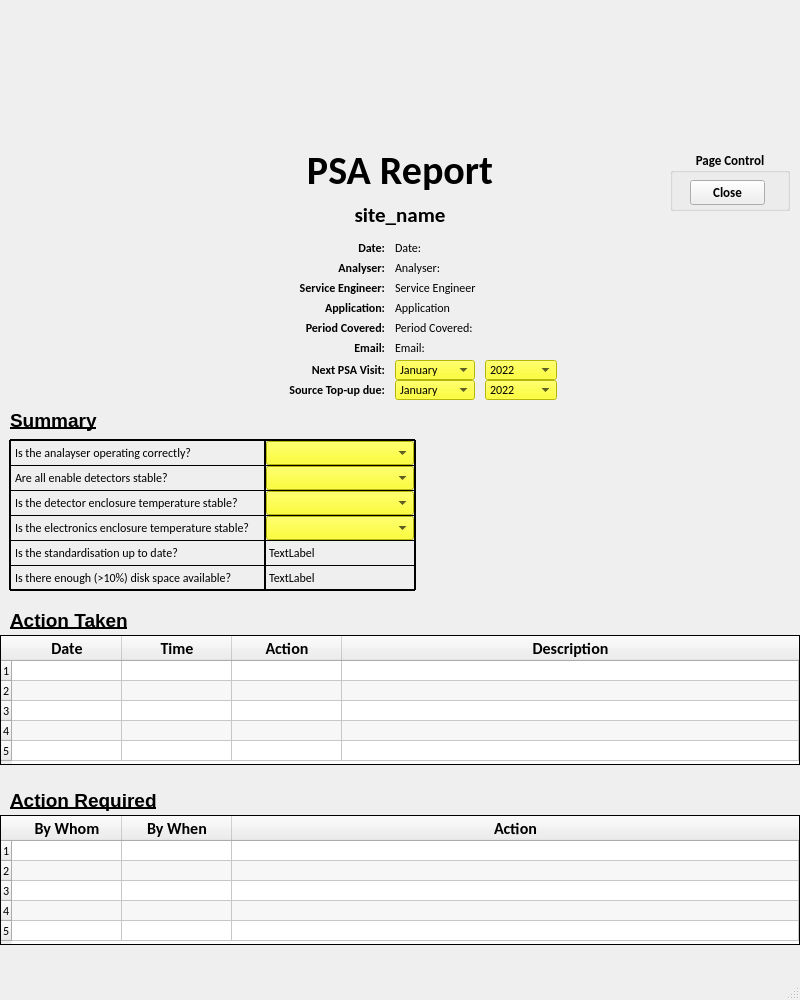
<?xml version="1.0" encoding="UTF-8"?>
<ui version="4.0">
 <author>Linton Ritchie - Scantech (C) 2022</author>
 <class>PSAPage1</class>
 <widget class="QMainWindow" name="PSAPage1">
  <property name="geometry">
   <rect>
    <x>0</x>
    <y>0</y>
    <width>800</width>
    <height>1000</height>
   </rect>
  </property>
  <property name="sizePolicy">
   <sizepolicy hsizetype="Fixed" vsizetype="Preferred">
    <horstretch>0</horstretch>
    <verstretch>0</verstretch>
   </sizepolicy>
  </property>
  <property name="windowTitle">
   <string>PSA Report Page 1</string>
  </property>
  <property name="statusTip">
   <string/>
  </property>
  <widget class="QWidget" name="centralwidget">
   <widget class="QLabel" name="label">
    <property name="geometry">
     <rect>
      <x>0</x>
      <y>0</y>
      <width>800</width>
      <height>150</height>
     </rect>
    </property>
    <property name="text">
     <string/>
    </property>
    <property name="pixmap">
     <pixmap resource="PSAReportResources.qrc">:/Resources/ScantechReportHeader.png</pixmap>
    </property>
    <property name="scaledContents">
     <bool>true</bool>
    </property>
   </widget>
   <widget class="QLabel" name="psa_report_title">
    <property name="geometry">
     <rect>
      <x>0</x>
      <y>150</y>
      <width>800</width>
      <height>40</height>
     </rect>
    </property>
    <property name="font">
     <font>
      <family>Calibri</family>
      <pointsize>30</pointsize>
      <weight>75</weight>
      <bold>true</bold>
     </font>
    </property>
    <property name="text">
     <string>PSA Report</string>
    </property>
    <property name="alignment">
     <set>Qt::AlignCenter</set>
    </property>
   </widget>
   <widget class="QLabel" name="site_name">
    <property name="geometry">
     <rect>
      <x>0</x>
      <y>200</y>
      <width>800</width>
      <height>30</height>
     </rect>
    </property>
    <property name="font">
     <font>
      <family>Calibri</family>
      <pointsize>16</pointsize>
      <weight>75</weight>
      <bold>true</bold>
     </font>
    </property>
    <property name="text">
     <string extracomment="This is the name of the site for the report. This is replaced when the UI is called">site_name</string>
    </property>
    <property name="alignment">
     <set>Qt::AlignCenter</set>
    </property>
   </widget>
   <widget class="QLabel" name="period">
    <property name="geometry">
     <rect>
      <x>235</x>
      <y>320</y>
      <width>150</width>
      <height>15</height>
     </rect>
    </property>
    <property name="font">
     <font>
      <family>Calibri</family>
      <weight>75</weight>
      <bold>true</bold>
     </font>
    </property>
    <property name="text">
     <string extracomment="Period (Month) of the data displayed in the report. Not neccesarily the month prior to the date">Period Covered:</string>
    </property>
    <property name="alignment">
     <set>Qt::AlignRight|Qt::AlignTrailing|Qt::AlignVCenter</set>
    </property>
   </widget>
   <widget class="QLabel" name="email">
    <property name="geometry">
     <rect>
      <x>235</x>
      <y>340</y>
      <width>150</width>
      <height>15</height>
     </rect>
    </property>
    <property name="font">
     <font>
      <family>Calibri</family>
      <weight>75</weight>
      <bold>true</bold>
     </font>
    </property>
    <property name="text">
     <string extracomment="Email address relating to this analyser which the customer can use to get support.">Email:</string>
    </property>
    <property name="alignment">
     <set>Qt::AlignRight|Qt::AlignTrailing|Qt::AlignVCenter</set>
    </property>
   </widget>
   <widget class="QLabel" name="next_psa_visit">
    <property name="geometry">
     <rect>
      <x>235</x>
      <y>362</y>
      <width>150</width>
      <height>15</height>
     </rect>
    </property>
    <property name="font">
     <font>
      <family>Calibri</family>
      <weight>75</weight>
      <bold>true</bold>
     </font>
    </property>
    <property name="text">
     <string extracomment="Projected date of Next PSA Visit to Site">Next PSA Visit:</string>
    </property>
    <property name="alignment">
     <set>Qt::AlignRight|Qt::AlignTrailing|Qt::AlignVCenter</set>
    </property>
   </widget>
   <widget class="QLabel" name="src_topup_due">
    <property name="geometry">
     <rect>
      <x>235</x>
      <y>382</y>
      <width>150</width>
      <height>15</height>
     </rect>
    </property>
    <property name="font">
     <font>
      <family>Calibri</family>
      <weight>75</weight>
      <bold>true</bold>
     </font>
    </property>
    <property name="text">
     <string extracomment="Date when next Source Top-up is due.">Source Top-up due:</string>
    </property>
    <property name="alignment">
     <set>Qt::AlignRight|Qt::AlignTrailing|Qt::AlignVCenter</set>
    </property>
   </widget>
   <widget class="QLabel" name="period_data">
    <property name="geometry">
     <rect>
      <x>395</x>
      <y>320</y>
      <width>150</width>
      <height>15</height>
     </rect>
    </property>
    <property name="font">
     <font>
      <family>Calibri</family>
      <weight>50</weight>
      <bold>false</bold>
     </font>
    </property>
    <property name="text">
     <string extracomment="Period (Month) of the data displayed in the report. Not neccesarily the month prior to the date">Period Covered:</string>
    </property>
    <property name="alignment">
     <set>Qt::AlignLeading|Qt::AlignLeft|Qt::AlignVCenter</set>
    </property>
   </widget>
   <widget class="QLabel" name="rep_serv_eng_data">
    <property name="geometry">
     <rect>
      <x>395</x>
      <y>280</y>
      <width>150</width>
      <height>15</height>
     </rect>
    </property>
    <property name="font">
     <font>
      <family>Calibri</family>
      <weight>50</weight>
      <bold>false</bold>
     </font>
    </property>
    <property name="text">
     <string extracomment="Service engineer responsible for the analyser">Service Engineer</string>
    </property>
    <property name="alignment">
     <set>Qt::AlignLeading|Qt::AlignLeft|Qt::AlignVCenter</set>
    </property>
   </widget>
   <widget class="QLabel" name="email_data">
    <property name="geometry">
     <rect>
      <x>395</x>
      <y>340</y>
      <width>400</width>
      <height>15</height>
     </rect>
    </property>
    <property name="font">
     <font>
      <family>Calibri</family>
      <weight>50</weight>
      <bold>false</bold>
     </font>
    </property>
    <property name="text">
     <string extracomment="Email address relating to this analyser which the customer can use to get support.">Email:</string>
    </property>
    <property name="alignment">
     <set>Qt::AlignLeading|Qt::AlignLeft|Qt::AlignVCenter</set>
    </property>
   </widget>
   <widget class="QLabel" name="rep_analyser_data">
    <property name="geometry">
     <rect>
      <x>395</x>
      <y>260</y>
      <width>150</width>
      <height>15</height>
     </rect>
    </property>
    <property name="font">
     <font>
      <family>Calibri</family>
      <weight>50</weight>
      <bold>false</bold>
     </font>
    </property>
    <property name="text">
     <string extracomment="Analyser relating to the report.">Analyser:</string>
    </property>
    <property name="alignment">
     <set>Qt::AlignLeading|Qt::AlignLeft|Qt::AlignVCenter</set>
    </property>
   </widget>
   <widget class="QLabel" name="rep_app_data">
    <property name="geometry">
     <rect>
      <x>395</x>
      <y>300</y>
      <width>150</width>
      <height>15</height>
     </rect>
    </property>
    <property name="font">
     <font>
      <family>Calibri</family>
      <weight>50</weight>
      <bold>false</bold>
     </font>
    </property>
    <property name="text">
     <string extracomment="Which application is the analyser deployed in">Application</string>
    </property>
    <property name="alignment">
     <set>Qt::AlignLeading|Qt::AlignLeft|Qt::AlignVCenter</set>
    </property>
   </widget>
   <widget class="QLabel" name="rep_date_data">
    <property name="geometry">
     <rect>
      <x>395</x>
      <y>240</y>
      <width>150</width>
      <height>15</height>
     </rect>
    </property>
    <property name="font">
     <font>
      <family>Calibri</family>
      <weight>50</weight>
      <bold>false</bold>
     </font>
    </property>
    <property name="layoutDirection">
     <enum>Qt::LeftToRight</enum>
    </property>
    <property name="autoFillBackground">
     <bool>false</bool>
    </property>
    <property name="text">
     <string extracomment="Date when the report is generated">Date:</string>
    </property>
    <property name="alignment">
     <set>Qt::AlignLeading|Qt::AlignLeft|Qt::AlignVCenter</set>
    </property>
   </widget>
   <widget class="QLabel" name="rep_date">
    <property name="geometry">
     <rect>
      <x>235</x>
      <y>240</y>
      <width>150</width>
      <height>15</height>
     </rect>
    </property>
    <property name="font">
     <font>
      <family>Calibri</family>
      <weight>75</weight>
      <bold>true</bold>
     </font>
    </property>
    <property name="layoutDirection">
     <enum>Qt::LeftToRight</enum>
    </property>
    <property name="autoFillBackground">
     <bool>false</bool>
    </property>
    <property name="text">
     <string extracomment="Date when the report is generated">Date:</string>
    </property>
    <property name="alignment">
     <set>Qt::AlignRight|Qt::AlignTrailing|Qt::AlignVCenter</set>
    </property>
   </widget>
   <widget class="QLabel" name="rep_app">
    <property name="geometry">
     <rect>
      <x>235</x>
      <y>300</y>
      <width>150</width>
      <height>15</height>
     </rect>
    </property>
    <property name="font">
     <font>
      <family>Calibri</family>
      <weight>75</weight>
      <bold>true</bold>
     </font>
    </property>
    <property name="text">
     <string extracomment="Which application is the analyser deployed in">Application:</string>
    </property>
    <property name="alignment">
     <set>Qt::AlignRight|Qt::AlignTrailing|Qt::AlignVCenter</set>
    </property>
   </widget>
   <widget class="QLabel" name="rep_analyser">
    <property name="geometry">
     <rect>
      <x>235</x>
      <y>260</y>
      <width>150</width>
      <height>15</height>
     </rect>
    </property>
    <property name="font">
     <font>
      <family>Calibri</family>
      <weight>75</weight>
      <bold>true</bold>
     </font>
    </property>
    <property name="text">
     <string extracomment="Analyser relating to the report.">Analyser:</string>
    </property>
    <property name="alignment">
     <set>Qt::AlignRight|Qt::AlignTrailing|Qt::AlignVCenter</set>
    </property>
   </widget>
   <widget class="QLabel" name="rep_serv_eng">
    <property name="geometry">
     <rect>
      <x>235</x>
      <y>280</y>
      <width>150</width>
      <height>15</height>
     </rect>
    </property>
    <property name="font">
     <font>
      <family>Calibri</family>
      <weight>75</weight>
      <bold>true</bold>
     </font>
    </property>
    <property name="text">
     <string extracomment="Service engineer responsible for the analyser">Service Engineer:</string>
    </property>
    <property name="alignment">
     <set>Qt::AlignRight|Qt::AlignTrailing|Qt::AlignVCenter</set>
    </property>
   </widget>
   <widget class="QLabel" name="label_2">
    <property name="geometry">
     <rect>
      <x>10</x>
      <y>405</y>
      <width>180</width>
      <height>30</height>
     </rect>
    </property>
    <property name="font">
     <font>
      <pointsize>14</pointsize>
      <weight>75</weight>
      <bold>true</bold>
      <underline>true</underline>
     </font>
    </property>
    <property name="frameShape">
     <enum>QFrame::NoFrame</enum>
    </property>
    <property name="frameShadow">
     <enum>QFrame::Plain</enum>
    </property>
    <property name="lineWidth">
     <number>1</number>
    </property>
    <property name="text">
     <string>Summary</string>
    </property>
    <property name="alignment">
     <set>Qt::AlignLeading|Qt::AlignLeft|Qt::AlignVCenter</set>
    </property>
    <property name="indent">
     <number>0</number>
    </property>
   </widget>
   <widget class="QLabel" name="label_endiskspc">
    <property name="geometry">
     <rect>
      <x>10</x>
      <y>570</y>
      <width>250</width>
      <height>15</height>
     </rect>
    </property>
    <property name="font">
     <font>
      <family>Calibri</family>
     </font>
    </property>
    <property name="text">
     <string>Is there enough (&gt;10%) disk space available?</string>
    </property>
    <property name="margin">
     <number>0</number>
    </property>
    <property name="indent">
     <number>5</number>
    </property>
   </widget>
   <widget class="QLabel" name="label_stduptodate">
    <property name="geometry">
     <rect>
      <x>10</x>
      <y>545</y>
      <width>250</width>
      <height>15</height>
     </rect>
    </property>
    <property name="font">
     <font>
      <family>Calibri</family>
     </font>
    </property>
    <property name="text">
     <string>Is the standardisation up to date?</string>
    </property>
    <property name="margin">
     <number>0</number>
    </property>
    <property name="indent">
     <number>5</number>
    </property>
   </widget>
   <widget class="QLabel" name="label_elecenctempstab">
    <property name="geometry">
     <rect>
      <x>10</x>
      <y>520</y>
      <width>250</width>
      <height>15</height>
     </rect>
    </property>
    <property name="font">
     <font>
      <family>Calibri</family>
     </font>
    </property>
    <property name="text">
     <string>Is the electronics enclosure temperature stable?</string>
    </property>
    <property name="margin">
     <number>0</number>
    </property>
    <property name="indent">
     <number>5</number>
    </property>
   </widget>
   <widget class="QLabel" name="label_detenctempstab">
    <property name="geometry">
     <rect>
      <x>10</x>
      <y>495</y>
      <width>250</width>
      <height>15</height>
     </rect>
    </property>
    <property name="font">
     <font>
      <family>Calibri</family>
     </font>
    </property>
    <property name="text">
     <string>Is the detector enclosure temperature stable? </string>
    </property>
    <property name="margin">
     <number>0</number>
    </property>
    <property name="indent">
     <number>5</number>
    </property>
   </widget>
   <widget class="QLabel" name="label_endetstab">
    <property name="geometry">
     <rect>
      <x>10</x>
      <y>470</y>
      <width>250</width>
      <height>15</height>
     </rect>
    </property>
    <property name="font">
     <font>
      <family>Calibri</family>
     </font>
    </property>
    <property name="text">
     <string>Are all enable detectors stable?</string>
    </property>
    <property name="margin">
     <number>0</number>
    </property>
    <property name="indent">
     <number>5</number>
    </property>
   </widget>
   <widget class="QLabel" name="label_anopcor">
    <property name="geometry">
     <rect>
      <x>10</x>
      <y>445</y>
      <width>250</width>
      <height>15</height>
     </rect>
    </property>
    <property name="font">
     <font>
      <family>Calibri</family>
     </font>
    </property>
    <property name="text">
     <string>Is the analayser operating correctly?</string>
    </property>
    <property name="margin">
     <number>0</number>
    </property>
    <property name="indent">
     <number>5</number>
    </property>
   </widget>
   <widget class="Line" name="line">
    <property name="geometry">
     <rect>
      <x>260</x>
      <y>440</y>
      <width>10</width>
      <height>150</height>
     </rect>
    </property>
    <property name="font">
     <font>
      <family>Calibri</family>
     </font>
    </property>
    <property name="frameShadow">
     <enum>QFrame::Plain</enum>
    </property>
    <property name="lineWidth">
     <number>2</number>
    </property>
    <property name="orientation">
     <enum>Qt::Vertical</enum>
    </property>
   </widget>
   <widget class="Line" name="line_2">
    <property name="geometry">
     <rect>
      <x>410</x>
      <y>440</y>
      <width>10</width>
      <height>150</height>
     </rect>
    </property>
    <property name="font">
     <font>
      <family>Calibri</family>
     </font>
    </property>
    <property name="frameShadow">
     <enum>QFrame::Plain</enum>
    </property>
    <property name="lineWidth">
     <number>2</number>
    </property>
    <property name="orientation">
     <enum>Qt::Vertical</enum>
    </property>
   </widget>
   <widget class="Line" name="line_3">
    <property name="geometry">
     <rect>
      <x>5</x>
      <y>440</y>
      <width>10</width>
      <height>150</height>
     </rect>
    </property>
    <property name="font">
     <font>
      <family>Calibri</family>
     </font>
    </property>
    <property name="frameShadow">
     <enum>QFrame::Plain</enum>
    </property>
    <property name="lineWidth">
     <number>2</number>
    </property>
    <property name="orientation">
     <enum>Qt::Vertical</enum>
    </property>
   </widget>
   <widget class="Line" name="line_4">
    <property name="geometry">
     <rect>
      <x>10</x>
      <y>435</y>
      <width>405</width>
      <height>10</height>
     </rect>
    </property>
    <property name="font">
     <font>
      <family>Calibri</family>
     </font>
    </property>
    <property name="frameShadow">
     <enum>QFrame::Plain</enum>
    </property>
    <property name="lineWidth">
     <number>2</number>
    </property>
    <property name="orientation">
     <enum>Qt::Horizontal</enum>
    </property>
   </widget>
   <widget class="Line" name="line_5">
    <property name="geometry">
     <rect>
      <x>10</x>
      <y>585</y>
      <width>405</width>
      <height>10</height>
     </rect>
    </property>
    <property name="font">
     <font>
      <family>Calibri</family>
     </font>
    </property>
    <property name="frameShadow">
     <enum>QFrame::Plain</enum>
    </property>
    <property name="lineWidth">
     <number>2</number>
    </property>
    <property name="orientation">
     <enum>Qt::Horizontal</enum>
    </property>
   </widget>
   <widget class="Line" name="line_6">
    <property name="geometry">
     <rect>
      <x>10</x>
      <y>560</y>
      <width>405</width>
      <height>10</height>
     </rect>
    </property>
    <property name="font">
     <font>
      <family>Calibri</family>
     </font>
    </property>
    <property name="frameShadow">
     <enum>QFrame::Plain</enum>
    </property>
    <property name="lineWidth">
     <number>1</number>
    </property>
    <property name="orientation">
     <enum>Qt::Horizontal</enum>
    </property>
   </widget>
   <widget class="Line" name="line_7">
    <property name="geometry">
     <rect>
      <x>10</x>
      <y>535</y>
      <width>405</width>
      <height>10</height>
     </rect>
    </property>
    <property name="font">
     <font>
      <family>Calibri</family>
     </font>
    </property>
    <property name="frameShadow">
     <enum>QFrame::Plain</enum>
    </property>
    <property name="lineWidth">
     <number>1</number>
    </property>
    <property name="orientation">
     <enum>Qt::Horizontal</enum>
    </property>
   </widget>
   <widget class="Line" name="line_8">
    <property name="geometry">
     <rect>
      <x>10</x>
      <y>510</y>
      <width>405</width>
      <height>10</height>
     </rect>
    </property>
    <property name="font">
     <font>
      <family>Calibri</family>
     </font>
    </property>
    <property name="frameShadow">
     <enum>QFrame::Plain</enum>
    </property>
    <property name="lineWidth">
     <number>1</number>
    </property>
    <property name="orientation">
     <enum>Qt::Horizontal</enum>
    </property>
   </widget>
   <widget class="Line" name="line_9">
    <property name="geometry">
     <rect>
      <x>10</x>
      <y>485</y>
      <width>405</width>
      <height>10</height>
     </rect>
    </property>
    <property name="font">
     <font>
      <family>Calibri</family>
     </font>
    </property>
    <property name="frameShadow">
     <enum>QFrame::Plain</enum>
    </property>
    <property name="lineWidth">
     <number>1</number>
    </property>
    <property name="orientation">
     <enum>Qt::Horizontal</enum>
    </property>
   </widget>
   <widget class="Line" name="line_10">
    <property name="geometry">
     <rect>
      <x>10</x>
      <y>460</y>
      <width>405</width>
      <height>10</height>
     </rect>
    </property>
    <property name="font">
     <font>
      <family>Calibri</family>
     </font>
    </property>
    <property name="frameShadow">
     <enum>QFrame::Plain</enum>
    </property>
    <property name="lineWidth">
     <number>1</number>
    </property>
    <property name="orientation">
     <enum>Qt::Horizontal</enum>
    </property>
   </widget>
   <widget class="QComboBox" name="AnalOpCor">
    <property name="geometry">
     <rect>
      <x>266</x>
      <y>441</y>
      <width>148</width>
      <height>24</height>
     </rect>
    </property>
    <property name="font">
     <font>
      <family>Calibri</family>
     </font>
    </property>
    <property name="autoFillBackground">
     <bool>false</bool>
    </property>
    <property name="styleSheet">
     <string notr="true">background-color: rgb(255, 255, 0);</string>
    </property>
    <item>
     <property name="text">
      <string/>
     </property>
    </item>
    <item>
     <property name="text">
      <string>Yes</string>
     </property>
    </item>
    <item>
     <property name="text">
      <string>No</string>
     </property>
    </item>
    <item>
     <property name="text">
      <string>N/A</string>
     </property>
    </item>
   </widget>
   <widget class="QComboBox" name="EnableDetStable">
    <property name="geometry">
     <rect>
      <x>266</x>
      <y>466</y>
      <width>148</width>
      <height>24</height>
     </rect>
    </property>
    <property name="font">
     <font>
      <family>Calibri</family>
     </font>
    </property>
    <property name="styleSheet">
     <string notr="true">background-color: rgb(255, 255, 0);</string>
    </property>
    <item>
     <property name="text">
      <string/>
     </property>
    </item>
    <item>
     <property name="text">
      <string>Yes</string>
     </property>
    </item>
    <item>
     <property name="text">
      <string>No</string>
     </property>
    </item>
    <item>
     <property name="text">
      <string>N/A</string>
     </property>
    </item>
   </widget>
   <widget class="QComboBox" name="DetEncTempStable">
    <property name="geometry">
     <rect>
      <x>266</x>
      <y>491</y>
      <width>148</width>
      <height>24</height>
     </rect>
    </property>
    <property name="font">
     <font>
      <family>Calibri</family>
     </font>
    </property>
    <property name="styleSheet">
     <string notr="true">background-color: rgb(255, 255, 0);</string>
    </property>
    <item>
     <property name="text">
      <string/>
     </property>
    </item>
    <item>
     <property name="text">
      <string>Yes</string>
     </property>
    </item>
    <item>
     <property name="text">
      <string>No</string>
     </property>
    </item>
    <item>
     <property name="text">
      <string>N/A</string>
     </property>
    </item>
   </widget>
   <widget class="QComboBox" name="ElecEncTempStable">
    <property name="geometry">
     <rect>
      <x>266</x>
      <y>516</y>
      <width>148</width>
      <height>24</height>
     </rect>
    </property>
    <property name="font">
     <font>
      <family>Calibri</family>
     </font>
    </property>
    <property name="styleSheet">
     <string notr="true">background-color: rgb(255, 255, 0);</string>
    </property>
    <item>
     <property name="text">
      <string/>
     </property>
    </item>
    <item>
     <property name="text">
      <string>Yes</string>
     </property>
    </item>
    <item>
     <property name="text">
      <string>No</string>
     </property>
    </item>
    <item>
     <property name="text">
      <string>N/A</string>
     </property>
    </item>
   </widget>
   <widget class="QLabel" name="disp_stduptodate">
    <property name="geometry">
     <rect>
      <x>266</x>
      <y>545</y>
      <width>148</width>
      <height>15</height>
     </rect>
    </property>
    <property name="font">
     <font>
      <family>Calibri</family>
     </font>
    </property>
    <property name="text">
     <string>TextLabel</string>
    </property>
    <property name="indent">
     <number>3</number>
    </property>
   </widget>
   <widget class="QLabel" name="disp_endiskspc">
    <property name="geometry">
     <rect>
      <x>266</x>
      <y>570</y>
      <width>148</width>
      <height>15</height>
     </rect>
    </property>
    <property name="font">
     <font>
      <family>Calibri</family>
     </font>
    </property>
    <property name="text">
     <string>TextLabel</string>
    </property>
    <property name="indent">
     <number>3</number>
    </property>
   </widget>
   <widget class="QComboBox" name="NextPSAMnth">
    <property name="geometry">
     <rect>
      <x>395</x>
      <y>360</y>
      <width>80</width>
      <height>20</height>
     </rect>
    </property>
    <property name="font">
     <font>
      <family>Calibri</family>
     </font>
    </property>
    <property name="styleSheet">
     <string notr="true">background-color: rgb(255, 255, 0);</string>
    </property>
    <item>
     <property name="text">
      <string>January</string>
     </property>
    </item>
    <item>
     <property name="text">
      <string>February</string>
     </property>
    </item>
    <item>
     <property name="text">
      <string>March</string>
     </property>
    </item>
    <item>
     <property name="text">
      <string>April</string>
     </property>
    </item>
    <item>
     <property name="text">
      <string>May</string>
     </property>
    </item>
    <item>
     <property name="text">
      <string>June</string>
     </property>
    </item>
    <item>
     <property name="text">
      <string>July</string>
     </property>
    </item>
    <item>
     <property name="text">
      <string>August</string>
     </property>
    </item>
    <item>
     <property name="text">
      <string>September</string>
     </property>
    </item>
    <item>
     <property name="text">
      <string>October</string>
     </property>
    </item>
    <item>
     <property name="text">
      <string>November</string>
     </property>
    </item>
    <item>
     <property name="text">
      <string>December</string>
     </property>
    </item>
   </widget>
   <widget class="QComboBox" name="NextPSAYear">
    <property name="geometry">
     <rect>
      <x>485</x>
      <y>360</y>
      <width>72</width>
      <height>20</height>
     </rect>
    </property>
    <property name="font">
     <font>
      <family>Calibri</family>
     </font>
    </property>
    <property name="styleSheet">
     <string notr="true">background-color: rgb(255, 255, 0);</string>
    </property>
    <property name="currentText">
     <string>2022</string>
    </property>
    <item>
     <property name="text">
      <string>2022</string>
     </property>
    </item>
    <item>
     <property name="text">
      <string>2023</string>
     </property>
    </item>
    <item>
     <property name="text">
      <string>2024</string>
     </property>
    </item>
    <item>
     <property name="text">
      <string>2025</string>
     </property>
    </item>
    <item>
     <property name="text">
      <string>2025</string>
     </property>
    </item>
    <item>
     <property name="text">
      <string>2026</string>
     </property>
    </item>
    <item>
     <property name="text">
      <string>2027</string>
     </property>
    </item>
    <item>
     <property name="text">
      <string>2028</string>
     </property>
    </item>
   </widget>
   <widget class="QComboBox" name="TopUpMonth">
    <property name="geometry">
     <rect>
      <x>395</x>
      <y>380</y>
      <width>80</width>
      <height>20</height>
     </rect>
    </property>
    <property name="font">
     <font>
      <family>Calibri</family>
     </font>
    </property>
    <property name="styleSheet">
     <string notr="true">background-color: rgb(255, 255, 0);</string>
    </property>
    <item>
     <property name="text">
      <string>January</string>
     </property>
    </item>
    <item>
     <property name="text">
      <string>February</string>
     </property>
    </item>
    <item>
     <property name="text">
      <string>March</string>
     </property>
    </item>
    <item>
     <property name="text">
      <string>April</string>
     </property>
    </item>
    <item>
     <property name="text">
      <string>May</string>
     </property>
    </item>
    <item>
     <property name="text">
      <string>June</string>
     </property>
    </item>
    <item>
     <property name="text">
      <string>July</string>
     </property>
    </item>
    <item>
     <property name="text">
      <string>August</string>
     </property>
    </item>
    <item>
     <property name="text">
      <string>September</string>
     </property>
    </item>
    <item>
     <property name="text">
      <string>October</string>
     </property>
    </item>
    <item>
     <property name="text">
      <string>November</string>
     </property>
    </item>
    <item>
     <property name="text">
      <string>December</string>
     </property>
    </item>
   </widget>
   <widget class="QComboBox" name="TopUpYear">
    <property name="geometry">
     <rect>
      <x>485</x>
      <y>380</y>
      <width>72</width>
      <height>20</height>
     </rect>
    </property>
    <property name="font">
     <font>
      <family>Calibri</family>
     </font>
    </property>
    <property name="styleSheet">
     <string notr="true">background-color: rgb(255, 255, 0);</string>
    </property>
    <property name="currentText">
     <string>2022</string>
    </property>
    <item>
     <property name="text">
      <string>2022</string>
     </property>
    </item>
    <item>
     <property name="text">
      <string>2023</string>
     </property>
    </item>
    <item>
     <property name="text">
      <string>2024</string>
     </property>
    </item>
    <item>
     <property name="text">
      <string>2025</string>
     </property>
    </item>
    <item>
     <property name="text">
      <string>2025</string>
     </property>
    </item>
    <item>
     <property name="text">
      <string>2026</string>
     </property>
    </item>
    <item>
     <property name="text">
      <string>2027</string>
     </property>
    </item>
    <item>
     <property name="text">
      <string>2028</string>
     </property>
    </item>
   </widget>
   <widget class="QTableWidget" name="ActionTakenTable">
    <property name="geometry">
     <rect>
      <x>0</x>
      <y>635</y>
      <width>800</width>
      <height>130</height>
     </rect>
    </property>
    <property name="font">
     <font>
      <family>Calibri</family>
     </font>
    </property>
    <property name="frameShape">
     <enum>QFrame::Box</enum>
    </property>
    <property name="frameShadow">
     <enum>QFrame::Plain</enum>
    </property>
    <property name="horizontalScrollBarPolicy">
     <enum>Qt::ScrollBarAlwaysOff</enum>
    </property>
    <property name="sizeAdjustPolicy">
     <enum>QAbstractScrollArea::AdjustToContents</enum>
    </property>
    <property name="alternatingRowColors">
     <bool>true</bool>
    </property>
    <property name="showGrid">
     <bool>true</bool>
    </property>
    <property name="gridStyle">
     <enum>Qt::SolidLine</enum>
    </property>
    <attribute name="horizontalHeaderVisible">
     <bool>true</bool>
    </attribute>
    <attribute name="horizontalHeaderCascadingSectionResizes">
     <bool>false</bool>
    </attribute>
    <attribute name="horizontalHeaderDefaultSectionSize">
     <number>110</number>
    </attribute>
    <attribute name="horizontalHeaderMinimumSectionSize">
     <number>25</number>
    </attribute>
    <attribute name="horizontalHeaderStretchLastSection">
     <bool>true</bool>
    </attribute>
    <attribute name="verticalHeaderVisible">
     <bool>true</bool>
    </attribute>
    <attribute name="verticalHeaderDefaultSectionSize">
     <number>20</number>
    </attribute>
    <row>
     <property name="text">
      <string>1</string>
     </property>
    </row>
    <row>
     <property name="text">
      <string>2</string>
     </property>
    </row>
    <row>
     <property name="text">
      <string>3</string>
     </property>
    </row>
    <row>
     <property name="text">
      <string>4</string>
     </property>
    </row>
    <row>
     <property name="text">
      <string>5</string>
     </property>
    </row>
    <column>
     <property name="text">
      <string>Date</string>
     </property>
     <property name="font">
      <font>
       <family>Calibri</family>
       <pointsize>12</pointsize>
       <weight>75</weight>
       <bold>true</bold>
      </font>
     </property>
     <property name="textAlignment">
      <set>AlignCenter</set>
     </property>
     <property name="background">
      <color>
       <red>180</red>
       <green>180</green>
       <blue>180</blue>
      </color>
     </property>
    </column>
    <column>
     <property name="text">
      <string>Time</string>
     </property>
     <property name="font">
      <font>
       <family>Calibri</family>
       <pointsize>12</pointsize>
       <weight>75</weight>
       <bold>true</bold>
      </font>
     </property>
     <property name="textAlignment">
      <set>AlignCenter</set>
     </property>
    </column>
    <column>
     <property name="text">
      <string>Action</string>
     </property>
     <property name="font">
      <font>
       <family>Calibri</family>
       <pointsize>12</pointsize>
       <weight>75</weight>
       <bold>true</bold>
      </font>
     </property>
     <property name="textAlignment">
      <set>AlignCenter</set>
     </property>
    </column>
    <column>
     <property name="text">
      <string>Description</string>
     </property>
     <property name="font">
      <font>
       <family>Calibri</family>
       <pointsize>12</pointsize>
       <weight>75</weight>
       <bold>true</bold>
      </font>
     </property>
     <property name="textAlignment">
      <set>AlignCenter</set>
     </property>
    </column>
   </widget>
   <widget class="QLabel" name="label_ActionTaken">
    <property name="geometry">
     <rect>
      <x>10</x>
      <y>605</y>
      <width>180</width>
      <height>30</height>
     </rect>
    </property>
    <property name="font">
     <font>
      <pointsize>14</pointsize>
      <weight>75</weight>
      <bold>true</bold>
      <underline>true</underline>
     </font>
    </property>
    <property name="frameShape">
     <enum>QFrame::NoFrame</enum>
    </property>
    <property name="frameShadow">
     <enum>QFrame::Plain</enum>
    </property>
    <property name="lineWidth">
     <number>1</number>
    </property>
    <property name="text">
     <string>Action Taken</string>
    </property>
    <property name="alignment">
     <set>Qt::AlignLeading|Qt::AlignLeft|Qt::AlignVCenter</set>
    </property>
    <property name="indent">
     <number>0</number>
    </property>
   </widget>
   <widget class="QTableWidget" name="ActionRequiredTable">
    <property name="geometry">
     <rect>
      <x>0</x>
      <y>815</y>
      <width>800</width>
      <height>130</height>
     </rect>
    </property>
    <property name="font">
     <font>
      <family>Calibri</family>
     </font>
    </property>
    <property name="frameShape">
     <enum>QFrame::Box</enum>
    </property>
    <property name="frameShadow">
     <enum>QFrame::Plain</enum>
    </property>
    <property name="horizontalScrollBarPolicy">
     <enum>Qt::ScrollBarAlwaysOff</enum>
    </property>
    <property name="sizeAdjustPolicy">
     <enum>QAbstractScrollArea::AdjustToContents</enum>
    </property>
    <property name="alternatingRowColors">
     <bool>true</bool>
    </property>
    <property name="showGrid">
     <bool>true</bool>
    </property>
    <property name="gridStyle">
     <enum>Qt::SolidLine</enum>
    </property>
    <attribute name="horizontalHeaderVisible">
     <bool>true</bool>
    </attribute>
    <attribute name="horizontalHeaderCascadingSectionResizes">
     <bool>false</bool>
    </attribute>
    <attribute name="horizontalHeaderDefaultSectionSize">
     <number>110</number>
    </attribute>
    <attribute name="horizontalHeaderStretchLastSection">
     <bool>true</bool>
    </attribute>
    <attribute name="verticalHeaderVisible">
     <bool>true</bool>
    </attribute>
    <attribute name="verticalHeaderDefaultSectionSize">
     <number>20</number>
    </attribute>
    <row>
     <property name="text">
      <string>1</string>
     </property>
    </row>
    <row>
     <property name="text">
      <string>2</string>
     </property>
    </row>
    <row>
     <property name="text">
      <string>3</string>
     </property>
    </row>
    <row>
     <property name="text">
      <string>4</string>
     </property>
    </row>
    <row>
     <property name="text">
      <string>5</string>
     </property>
    </row>
    <column>
     <property name="text">
      <string>By Whom</string>
     </property>
     <property name="font">
      <font>
       <family>Calibri</family>
       <pointsize>12</pointsize>
       <weight>75</weight>
       <bold>true</bold>
      </font>
     </property>
     <property name="textAlignment">
      <set>AlignCenter</set>
     </property>
     <property name="background">
      <color>
       <red>180</red>
       <green>180</green>
       <blue>180</blue>
      </color>
     </property>
    </column>
    <column>
     <property name="text">
      <string>By When</string>
     </property>
     <property name="font">
      <font>
       <family>Calibri</family>
       <pointsize>12</pointsize>
       <weight>75</weight>
       <bold>true</bold>
      </font>
     </property>
     <property name="textAlignment">
      <set>AlignCenter</set>
     </property>
    </column>
    <column>
     <property name="text">
      <string>Action</string>
     </property>
     <property name="font">
      <font>
       <family>Calibri</family>
       <pointsize>12</pointsize>
       <weight>75</weight>
       <bold>true</bold>
      </font>
     </property>
     <property name="textAlignment">
      <set>AlignCenter</set>
     </property>
    </column>
   </widget>
   <widget class="QLabel" name="label_ActionTaken_2">
    <property name="geometry">
     <rect>
      <x>10</x>
      <y>785</y>
      <width>180</width>
      <height>30</height>
     </rect>
    </property>
    <property name="font">
     <font>
      <pointsize>14</pointsize>
      <weight>75</weight>
      <bold>true</bold>
      <underline>true</underline>
     </font>
    </property>
    <property name="frameShape">
     <enum>QFrame::NoFrame</enum>
    </property>
    <property name="frameShadow">
     <enum>QFrame::Plain</enum>
    </property>
    <property name="lineWidth">
     <number>1</number>
    </property>
    <property name="text">
     <string>Action Required</string>
    </property>
    <property name="alignment">
     <set>Qt::AlignLeading|Qt::AlignLeft|Qt::AlignVCenter</set>
    </property>
    <property name="indent">
     <number>0</number>
    </property>
   </widget>
   <widget class="QGroupBox" name="groupBox">
    <property name="geometry">
     <rect>
      <x>670</x>
      <y>150</y>
      <width>120</width>
      <height>61</height>
     </rect>
    </property>
    <property name="font">
     <font>
      <family>Calibri</family>
      <pointsize>10</pointsize>
      <weight>75</weight>
      <bold>true</bold>
     </font>
    </property>
    <property name="title">
     <string>Page Control</string>
    </property>
    <property name="alignment">
     <set>Qt::AlignCenter</set>
    </property>
    <widget class="QPushButton" name="NextPage">
     <property name="geometry">
      <rect>
       <x>20</x>
       <y>30</y>
       <width>75</width>
       <height>25</height>
      </rect>
     </property>
     <property name="text">
      <string>Close</string>
     </property>
    </widget>
   </widget>
  </widget>
  <widget class="QMenuBar" name="menubar">
   <property name="geometry">
    <rect>
     <x>0</x>
     <y>0</y>
     <width>800</width>
     <height>21</height>
    </rect>
   </property>
  </widget>
  <widget class="QStatusBar" name="statusbar"/>
 </widget>
 <resources>
  <include location="PSAReportResources.qrc"/>
 </resources>
 <connections>
  <connection>
   <sender>NextPage</sender>
   <signal>released()</signal>
   <receiver>PSAPage1</receiver>
   <slot>hide()</slot>
   <hints>
    <hint type="sourcelabel">
     <x>716</x>
     <y>219</y>
    </hint>
    <hint type="destinationlabel">
     <x>684</x>
     <y>285</y>
    </hint>
   </hints>
  </connection>
  <connection>
   <sender>AnalOpCor</sender>
   <signal>highlighted(QString)</signal>
   <receiver>AnalOpCor</receiver>
   <slot>setStyleSheet(QString)</slot>
   <hints>
    <hint type="sourcelabel">
     <x>359</x>
     <y>474</y>
    </hint>
    <hint type="destinationlabel">
     <x>360</x>
     <y>474</y>
    </hint>
   </hints>
  </connection>
  <connection>
   <sender>EnableDetStable</sender>
   <signal>highlighted(QString)</signal>
   <receiver>EnableDetStable</receiver>
   <slot>setStyleSheet(QString)</slot>
   <hints>
    <hint type="sourcelabel">
     <x>323</x>
     <y>494</y>
    </hint>
    <hint type="destinationlabel">
     <x>324</x>
     <y>509</y>
    </hint>
   </hints>
  </connection>
  <connection>
   <sender>DetEncTempStable</sender>
   <signal>highlighted(QString)</signal>
   <receiver>DetEncTempStable</receiver>
   <slot>setStyleSheet(QString)</slot>
   <hints>
    <hint type="sourcelabel">
     <x>284</x>
     <y>523</y>
    </hint>
    <hint type="destinationlabel">
     <x>285</x>
     <y>531</y>
    </hint>
   </hints>
  </connection>
  <connection>
   <sender>ElecEncTempStable</sender>
   <signal>highlighted(QString)</signal>
   <receiver>ElecEncTempStable</receiver>
   <slot>setStyleSheet(QString)</slot>
   <hints>
    <hint type="sourcelabel">
     <x>334</x>
     <y>555</y>
    </hint>
    <hint type="destinationlabel">
     <x>337</x>
     <y>554</y>
    </hint>
   </hints>
  </connection>
  <connection>
   <sender>NextPSAMnth</sender>
   <signal>highlighted(QString)</signal>
   <receiver>NextPSAMnth</receiver>
   <slot>setStyleSheet(QString)</slot>
   <hints>
    <hint type="sourcelabel">
     <x>446</x>
     <y>397</y>
    </hint>
    <hint type="destinationlabel">
     <x>436</x>
     <y>395</y>
    </hint>
   </hints>
  </connection>
  <connection>
   <sender>TopUpMonth</sender>
   <signal>highlighted(QString)</signal>
   <receiver>TopUpMonth</receiver>
   <slot>setStyleSheet(QString)</slot>
   <hints>
    <hint type="sourcelabel">
     <x>422</x>
     <y>415</y>
    </hint>
    <hint type="destinationlabel">
     <x>408</x>
     <y>412</y>
    </hint>
   </hints>
  </connection>
  <connection>
   <sender>NextPSAYear</sender>
   <signal>highlighted(QString)</signal>
   <receiver>NextPSAYear</receiver>
   <slot>setStyleSheet(QString)</slot>
   <hints>
    <hint type="sourcelabel">
     <x>513</x>
     <y>390</y>
    </hint>
    <hint type="destinationlabel">
     <x>507</x>
     <y>392</y>
    </hint>
   </hints>
  </connection>
  <connection>
   <sender>TopUpYear</sender>
   <signal>highlighted(QString)</signal>
   <receiver>TopUpYear</receiver>
   <slot>setStyleSheet(QString)</slot>
   <hints>
    <hint type="sourcelabel">
     <x>533</x>
     <y>413</y>
    </hint>
    <hint type="destinationlabel">
     <x>526</x>
     <y>417</y>
    </hint>
   </hints>
  </connection>
 </connections>
</ui>
